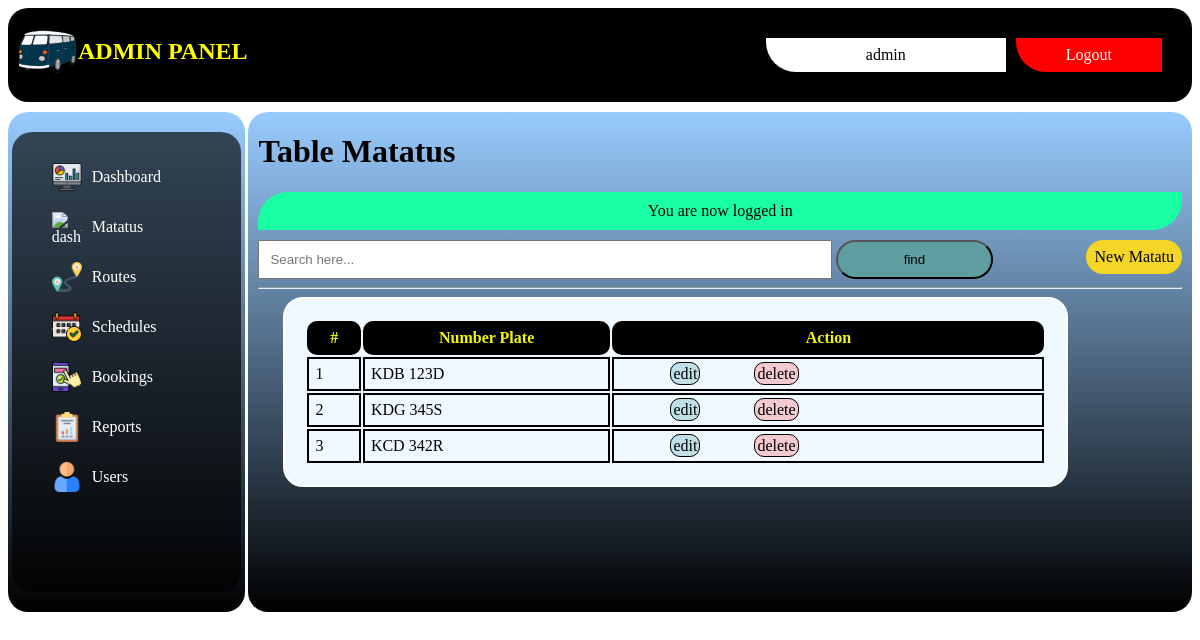
/admin/matatus/index.php (signed in), run on the app's committed database.
### tables this page shows
CREATE TABLE `matatus` (
  `matatu_id` int(11) NOT NULL,
  `matatu_plate` varchar(200) NOT NULL,
  `mat_date_created` datetime NOT NULL DEFAULT current_timestamp()
);

### app/controllers/matatus.php (called while the page is built, shortened)
<?php
include(ROOT_PATH . "/app/database/db.php");
$table = 'matatus';
$matatus = selectAll($table);

### app/database/db.php (called while the page is built, shortened)
<?php
require('connect.php');
function selectAll($table, $conditions = [])
{
    global $conn;
    $sql = "SELECT * FROM $table";
    if (empty($conditions)) {
        $stmt = $conn->prepare($sql);
        $stmt->execute();
        $records = $stmt->get_result()->fetch_all(MYSQLI_ASSOC);
        return $records;
    }
}

### admin/matatus/index.php (the view, shortened to what this page needs)
    <?php include(ROOT_PATH . "/app/controllers/matatus.php");
    ?>
    <?php include(ROOT_PATH . "/app/includes/adminHeader.php"); ?>
    <?php include(ROOT_PATH . "/app/includes/adminSidebar.php"); ?>
    <div class="main-bar">
        <h1>Table Matatus</h1>
        <?php include(ROOT_PATH . '/app/includes/messages.php'); ?>
        <a href="create.php" class="add-btn">New Matatu</a>
        <form class="form-serach">
            <input type="text" name="search" placeholder="Search here..."/>
            <button class="search-btn">find</button>
        </form>
        <hr>
        <div class="scrollit">
            <table>
            <thead >
                <th class="fixedElement">#</th>
                <th class="fixedElement">Number Plate</th>
                <th class="fixedElement">Action</th>
            </thead>
            <tbody>
                    <?php foreach ($matatus as $key => $matatu): ?>
                                <tr>
                                    <td><?php echo $key + 1; ?></td>
                                    <td><?php echo $matatu['matatu_plate']; ?></td>
                                    <td><a href="edit.php?id=<?php echo $matatu['matatu_id']; ?>" class="btn">edit</a>
                                      <a href="index.php?delete_mat=<?php echo $matatu['matatu_id']; ?>" class="delete">delete</a></td>
                                </tr>
                            <?php endforeach; ?>
            </tbody>
        </table>
    </div>
    </div>
    </div>
</body>
</html>

### app/includes/adminHeader.php (style rules this page uses)
body { display: flex; flex-direction: column; gap: 10px; }
.main-bar { width: 78%; float: right; background: linear-gradient(to top, #000000 0%, #99ccff 100%); min-height: 500px; max-height: 500px; border-radius: 20px; padding: 0px 10px; }
.main-bar a { margin-left: 50px; }
.main-bar table { margin-left: 25px; }
.scrollit { overflow:scroll; min-height:355px; max-height:345px; }
.main-bar form { width: 85%; }
.main-bar form input { width: 70%; padding: 10px; }
.main-bar form .search-btn { width: 20%; padding: 10px; background-color: cadetblue; border-radius: 30px; }
.main-bar .add-btn { background-color: rgb(245, 214, 39); color: rgb(0, 0, 0); padding: 8px; border-radius: 20px; float: right; text-decoration: none; }
.main-bar table { border: 2px solid white; padding: 20px; width: 85%; background-color: aliceblue; border-radius: 20px; margin-bottom: 20px; }
.main-bar table th { border: #000 solid 2px; position: sticky; padding: 6px; border-radius: 10px; color: rgb(242, 247, 0); background-color: #000; }
.main-bar table tbody td { border: #000 solid 2px; padding: 6px; }
.main-bar table tbody td a { background-color: rgba(2, 134, 134, 0.205); text-decoration: none; padding: 2px; color: #000; border-radius: 10px; border: #000 1px solid; }
.main-bar table tbody td .delete { background-color: rgba(255, 22, 22, 0.205); text-decoration: none; padding: 2px; color: #000; border-radius: 10px; border: #000 1px solid; }
.fixedElement { position:absolute; top:0; z-index:100; }

### data on the page
matatus: matatu_plate "KDB 123D"
matatus: matatu_plate "KDG 345S"
matatus: matatu_plate "KCD 342R"

### other printed values
$_SESSION['username'] "admin"
$_SESSION['message'] "You are now logged in"
